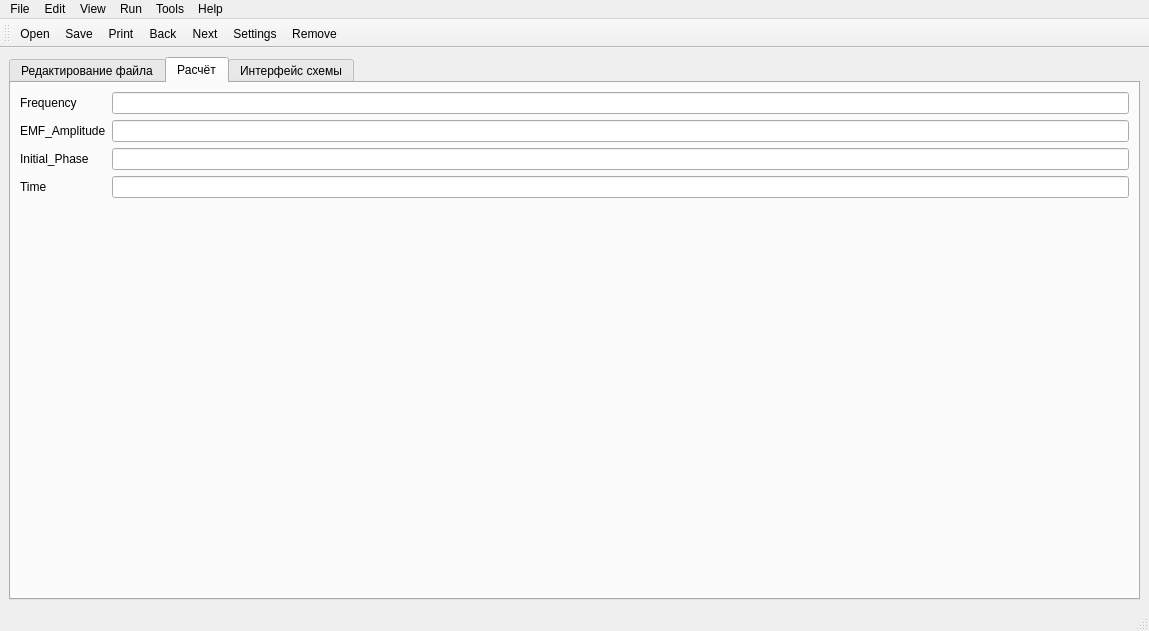
<?xml version="1.0" encoding="UTF-8"?>
<ui version="4.0">
 <class>MainWindow</class>
 <widget class="QMainWindow" name="MainWindow">
  <property name="geometry">
   <rect>
    <x>0</x>
    <y>0</y>
    <width>1055</width>
    <height>631</height>
   </rect>
  </property>
  <property name="windowTitle">
   <string>MainWindow</string>
  </property>
  <widget class="QWidget" name="centralwidget">
   <property name="enabled">
    <bool>true</bool>
   </property>
   <layout class="QGridLayout" name="gridLayout">
    <item row="0" column="0">
     <widget class="QTabWidget" name="tabWidget">
      <property name="currentIndex">
       <number>1</number>
      </property>
      <widget class="QWidget" name="tab_3">
       <attribute name="title">
        <string>Редактирование файла</string>
       </attribute>
       <layout class="QGridLayout" name="gridLayout_2">
        <item row="0" column="0">
         <widget class="QPushButton" name="save_network">
          <property name="text">
           <string>Save</string>
          </property>
         </widget>
        </item>
        <item row="1" column="0">
         <widget class="QPushButton" name="pushButton">
          <property name="text">
           <string>Open </string>
          </property>
         </widget>
        </item>
        <item row="2" column="0">
         <widget class="QTextEdit" name="textEdit"/>
        </item>
       </layout>
      </widget>
      <widget class="QWidget" name="tab_4">
       <attribute name="title">
        <string>Расчёт</string>
       </attribute>
       <layout class="QGridLayout" name="gridLayout_4">
        <item row="2" column="0">
         <widget class="QLabel" name="label_3">
          <property name="text">
           <string>Initial_Phase</string>
          </property>
         </widget>
        </item>
        <item row="1" column="0">
         <widget class="QLabel" name="label_2">
          <property name="text">
           <string>EMF_Amplitude</string>
          </property>
         </widget>
        </item>
        <item row="0" column="0">
         <widget class="QLabel" name="label">
          <property name="text">
           <string>Frequency</string>
          </property>
         </widget>
        </item>
        <item row="3" column="1">
         <widget class="QLineEdit" name="Time"/>
        </item>
        <item row="2" column="1">
         <widget class="QLineEdit" name="Initial_Phase"/>
        </item>
        <item row="0" column="1">
         <widget class="QLineEdit" name="Frequency"/>
        </item>
        <item row="3" column="0">
         <widget class="QLabel" name="label_4">
          <property name="text">
           <string>Time</string>
          </property>
         </widget>
        </item>
        <item row="1" column="1">
         <widget class="QLineEdit" name="EMF_Ampl"/>
        </item>
        <item row="4" column="0">
         <spacer name="verticalSpacer">
          <property name="orientation">
           <enum>Qt::Vertical</enum>
          </property>
          <property name="sizeHint" stdset="0">
           <size>
            <width>20</width>
            <height>40</height>
           </size>
          </property>
         </spacer>
        </item>
       </layout>
      </widget>
      <widget class="QWidget" name="tab_5">
       <attribute name="title">
        <string>Интерфейс схемы</string>
       </attribute>
       <layout class="QGridLayout" name="gridLayout_3">
        <item row="4" column="1">
         <widget class="QPushButton" name="delete_button">
          <property name="text">
           <string>Удалить</string>
          </property>
         </widget>
        </item>
        <item row="0" column="0">
         <spacer name="horizontalSpacer_2">
          <property name="orientation">
           <enum>Qt::Horizontal</enum>
          </property>
          <property name="sizeType">
           <enum>QSizePolicy::Fixed</enum>
          </property>
          <property name="sizeHint" stdset="0">
           <size>
            <width>330</width>
            <height>0</height>
           </size>
          </property>
         </spacer>
        </item>
        <item row="4" column="4">
         <widget class="QPushButton" name="open_filters">
          <property name="text">
           <string>Настроить фильтр</string>
          </property>
         </widget>
        </item>
        <item row="5" column="3">
         <widget class="QPushButton" name="clear">
          <property name="minimumSize">
           <size>
            <width>0</width>
            <height>90</height>
           </size>
          </property>
          <property name="text">
           <string>Clear</string>
          </property>
         </widget>
        </item>
        <item row="4" column="5">
         <widget class="QPushButton" name="save_pattern">
          <property name="text">
           <string>Сохранить</string>
          </property>
         </widget>
        </item>
        <item row="4" column="2" rowspan="2">
         <widget class="QPushButton" name="calculate">
          <property name="minimumSize">
           <size>
            <width>0</width>
            <height>90</height>
           </size>
          </property>
          <property name="text">
           <string>Calculate</string>
          </property>
         </widget>
        </item>
        <item row="6" column="6">
         <widget class="QPushButton" name="close_filters">
          <property name="text">
           <string>Закрыть</string>
          </property>
         </widget>
        </item>
        <item row="1" column="0">
         <spacer name="horizontalSpacer">
          <property name="orientation">
           <enum>Qt::Horizontal</enum>
          </property>
          <property name="sizeType">
           <enum>QSizePolicy::MinimumExpanding</enum>
          </property>
          <property name="sizeHint" stdset="0">
           <size>
            <width>562</width>
            <height>20</height>
           </size>
          </property>
         </spacer>
        </item>
        <item row="4" column="0">
         <widget class="QPushButton" name="set_button">
          <property name="text">
           <string>Вставить</string>
          </property>
         </widget>
        </item>
        <item row="6" column="5">
         <widget class="QPushButton" name="save_filters">
          <property name="text">
           <string>Сохранить</string>
          </property>
         </widget>
        </item>
        <item row="2" column="0">
         <widget class="QTreeWidget" name="filters_information">
          <property name="maximumSize">
           <size>
            <width>330</width>
            <height>1000</height>
           </size>
          </property>
          <property name="layoutDirection">
           <enum>Qt::LeftToRight</enum>
          </property>
          <property name="autoFillBackground">
           <bool>false</bool>
          </property>
          <column>
           <property name="text">
            <string>Элементы</string>
           </property>
          </column>
          <item>
           <property name="text">
            <string>Резистор</string>
           </property>
           <property name="font">
            <font>
             <bold>true</bold>
            </font>
           </property>
          </item>
          <item>
           <property name="text">
            <string>Ток</string>
           </property>
           <property name="font">
            <font>
             <bold>true</bold>
            </font>
           </property>
          </item>
          <item>
           <property name="text">
            <string>Лампа</string>
           </property>
           <property name="font">
            <font>
             <bold>true</bold>
            </font>
           </property>
          </item>
          <item>
           <property name="text">
            <string>Земля</string>
           </property>
           <property name="font">
            <font>
             <bold>true</bold>
            </font>
           </property>
          </item>
         </widget>
        </item>
        <item row="2" column="1" colspan="4">
         <widget class="QGraphicsView" name="graphics_view"/>
        </item>
       </layout>
      </widget>
     </widget>
    </item>
   </layout>
  </widget>
  <widget class="QMenuBar" name="menubar">
   <property name="geometry">
    <rect>
     <x>0</x>
     <y>0</y>
     <width>1055</width>
     <height>21</height>
    </rect>
   </property>
   <widget class="QMenu" name="menuFile">
    <property name="title">
     <string>File</string>
    </property>
    <addaction name="action_open"/>
    <addaction name="action_save"/>
    <addaction name="actionSave_as"/>
    <addaction name="action_print"/>
   </widget>
   <widget class="QMenu" name="menuEdit">
    <property name="title">
     <string>Edit</string>
    </property>
    <addaction name="action_next"/>
    <addaction name="action_back"/>
   </widget>
   <widget class="QMenu" name="menuView">
    <property name="title">
     <string>View</string>
    </property>
   </widget>
   <widget class="QMenu" name="menuRun">
    <property name="title">
     <string>Run</string>
    </property>
   </widget>
   <widget class="QMenu" name="menuTools">
    <property name="title">
     <string>Tools</string>
    </property>
    <addaction name="action_settings"/>
    <addaction name="action_remove"/>
   </widget>
   <widget class="QMenu" name="menuHelp">
    <property name="title">
     <string>Help</string>
    </property>
    <addaction name="actionGuide"/>
   </widget>
   <addaction name="menuFile"/>
   <addaction name="menuEdit"/>
   <addaction name="menuView"/>
   <addaction name="menuRun"/>
   <addaction name="menuTools"/>
   <addaction name="menuHelp"/>
  </widget>
  <widget class="QStatusBar" name="statusbar"/>
  <widget class="QToolBar" name="toolBar">
   <property name="windowTitle">
    <string>toolBar</string>
   </property>
   <attribute name="toolBarArea">
    <enum>TopToolBarArea</enum>
   </attribute>
   <attribute name="toolBarBreak">
    <bool>false</bool>
   </attribute>
   <addaction name="action_open"/>
   <addaction name="action_save"/>
   <addaction name="action_print"/>
   <addaction name="action_back"/>
   <addaction name="action_next"/>
   <addaction name="action_settings"/>
   <addaction name="action_remove"/>
  </widget>
  <action name="action_open">
   <property name="icon">
    <iconset>
     <normaloff>:/tools/image/open.png</normaloff>:/tools/image/open.png</iconset>
   </property>
   <property name="text">
    <string>Open</string>
   </property>
  </action>
  <action name="action_save">
   <property name="icon">
    <iconset>
     <normaloff>:/tools/image/save.png</normaloff>:/tools/image/save.png</iconset>
   </property>
   <property name="text">
    <string>Save</string>
   </property>
  </action>
  <action name="actionSave_as">
   <property name="icon">
    <iconset>
     <normaloff>:/tools/image/save.png</normaloff>:/tools/image/save.png</iconset>
   </property>
   <property name="text">
    <string>Save as</string>
   </property>
  </action>
  <action name="action_print">
   <property name="icon">
    <iconset>
     <normaloff>:/tools/image/print.png</normaloff>:/tools/image/print.png</iconset>
   </property>
   <property name="text">
    <string>Print</string>
   </property>
  </action>
  <action name="action_settings">
   <property name="icon">
    <iconset>
     <normaloff>:/tools/image/settings.png</normaloff>:/tools/image/settings.png</iconset>
   </property>
   <property name="text">
    <string>Settings</string>
   </property>
  </action>
  <action name="action_next">
   <property name="icon">
    <iconset>
     <normaloff>:/tools/image/next.png</normaloff>:/tools/image/next.png</iconset>
   </property>
   <property name="text">
    <string>Next</string>
   </property>
  </action>
  <action name="action_back">
   <property name="icon">
    <iconset>
     <normaloff>:/tools/image/back.png</normaloff>:/tools/image/back.png</iconset>
   </property>
   <property name="text">
    <string>Back</string>
   </property>
  </action>
  <action name="actionGuide">
   <property name="text">
    <string>Guide</string>
   </property>
  </action>
  <action name="action_remove">
   <property name="icon">
    <iconset>
     <normaloff>:/tools/image/exit.png</normaloff>:/tools/image/exit.png</iconset>
   </property>
   <property name="text">
    <string>Remove</string>
   </property>
  </action>
 </widget>
 <resources/>
 <connections/>
</ui>
